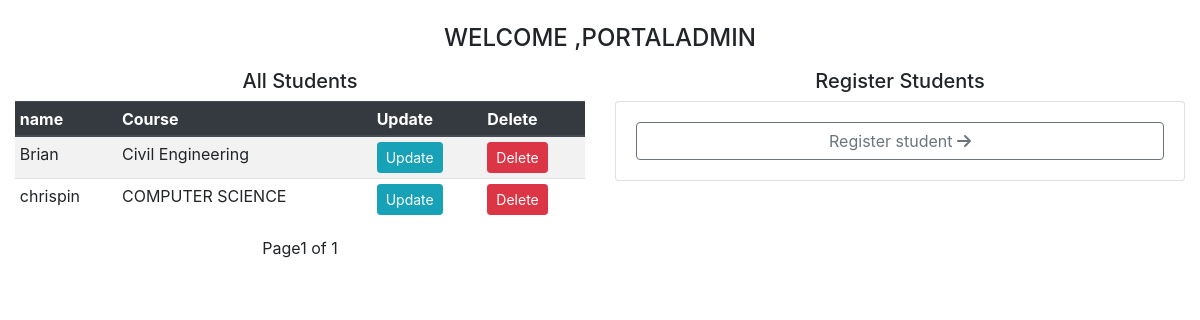
The page /schools/1/ (signed in) on the database as committed earlier.
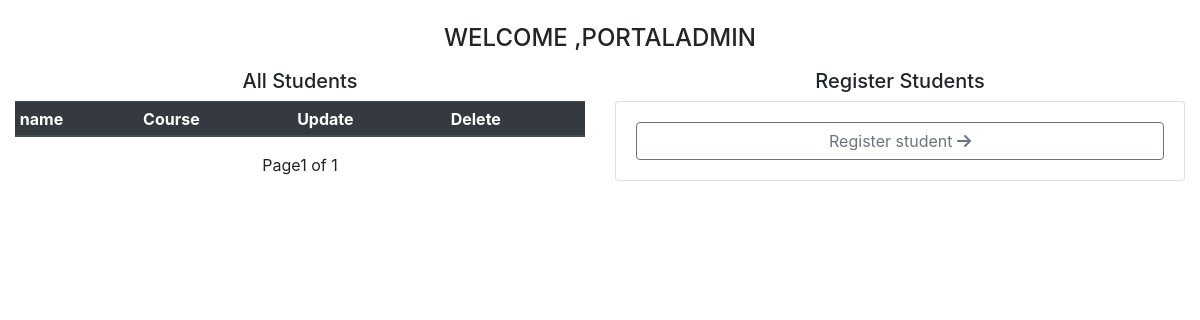
The same page on the database as committed later.
### openings/models.py (models this page shows, shortened)
class Student(models.Model):
    user = models.OneToOneField(User, on_delete=models.CASCADE)
    school = models.ForeignKey(School, on_delete=models.SET_NULL, null=True)
    course = models.CharField(max_length=100, null=True )

class User(AbstractUser):
    is_student = models.BooleanField(default=False)
    is_company = models.BooleanField(default=False)
    is_school = models.BooleanField(default=False)
    first_name = models.CharField(max_length=100)
    last_name = models.CharField(max_length=100)
    name = models.CharField(max_length=100, null=True, default="school")

### openings/views.py (the view)
# urls.py: path('schools/<str:id>/',  school, name="school"),
@login_required
def school(request, id):
    school = School.objects.get(id=id)
    student_list = Student.objects.filter(school=school).order_by('-id')
    page = request.GET.get('page', 1)
    paginator = Paginator(student_list, 15)
    try:
        students = paginator.page(page)
    except PageNotAnInteger:
        students = paginator.page(1)
    except EmptyPage:
        students = paginator.page(paginator.num_pages)
    form = StudentForm()
    if request.method == "POST":
        form = StudentForm(request.POST)
        if form.is_valid():
            form.save()
    context = {
        'school':school,
        'students':students,
    }
    return render(request, 'school.html', context)

### templates/school.html (shortened to what this page needs)
{% extends 'base.html' %}
{% load crispy_forms_tags %}
{% block content %}
  <div class="container-fluid mt-4 mb-4">
    <h4 class=" text-center text-uppercase">Welcome ,{{user.username}}</h4>
      <div class="row">
          <div class="col-md-6">
            <div class="table-responsive">
                <h5 class="text-center mt-2 mb-2">All Students</h5>
                <table class="table table-sm table-striped table-hover">
                  <thead class=" thead-dark">
                    <tr>
                      <th scope="col">name</th>
                      <th scope="col">Course</th>
                      <th scope="col">Update</th>
                      <th scope="col">Delete</th>
                    </tr>
                  </thead>
                  <tbody>
                    {% for student in students %}
                      <tr>
                          <td>{{student.user.username}}</td>
                          <td>{{student.course}}</td>
                          <td><a class="btn btn-info btn-sm" href="{% url 'update_student' student.id %}">Update</a></td>
                          <td><a class="btn btn-danger btn-sm" href="/delete/student/{{student.id}}">Delete</a></td>
                          </tr>
                    {% endfor %}
                  </tbody>
                  </table>
                </div>
                    <div class="pagination align-items-center justify-content-center">
                      <span class="step-links">
                          <span class="current">
                               Page{{ students.number }} of {{ students.paginator.num_pages }}
                          </span>
                      </span>
                  </div>
          </div>
          <div class="col-md-6">
            <h5 class="text-center mt-2 mb-2">Register Students</h5>
            <div class="card">
              <div class="card-body">
                <a href="{% url 'student_register' %}" class="btn btn-block btn-outline-secondary">Register student <i class="fa fa-solid fa-arrow-right"></i></a>
              </div>
            </div>
          </div>
      </div>
  </div>
{% endblock %}

Rows that differ between the two databases and show on the page:
removed Student: user.username "Brian", course "Civil Engineering"
removed Student: user.username "chrispin", course "COMPUTER SCIENCE"
